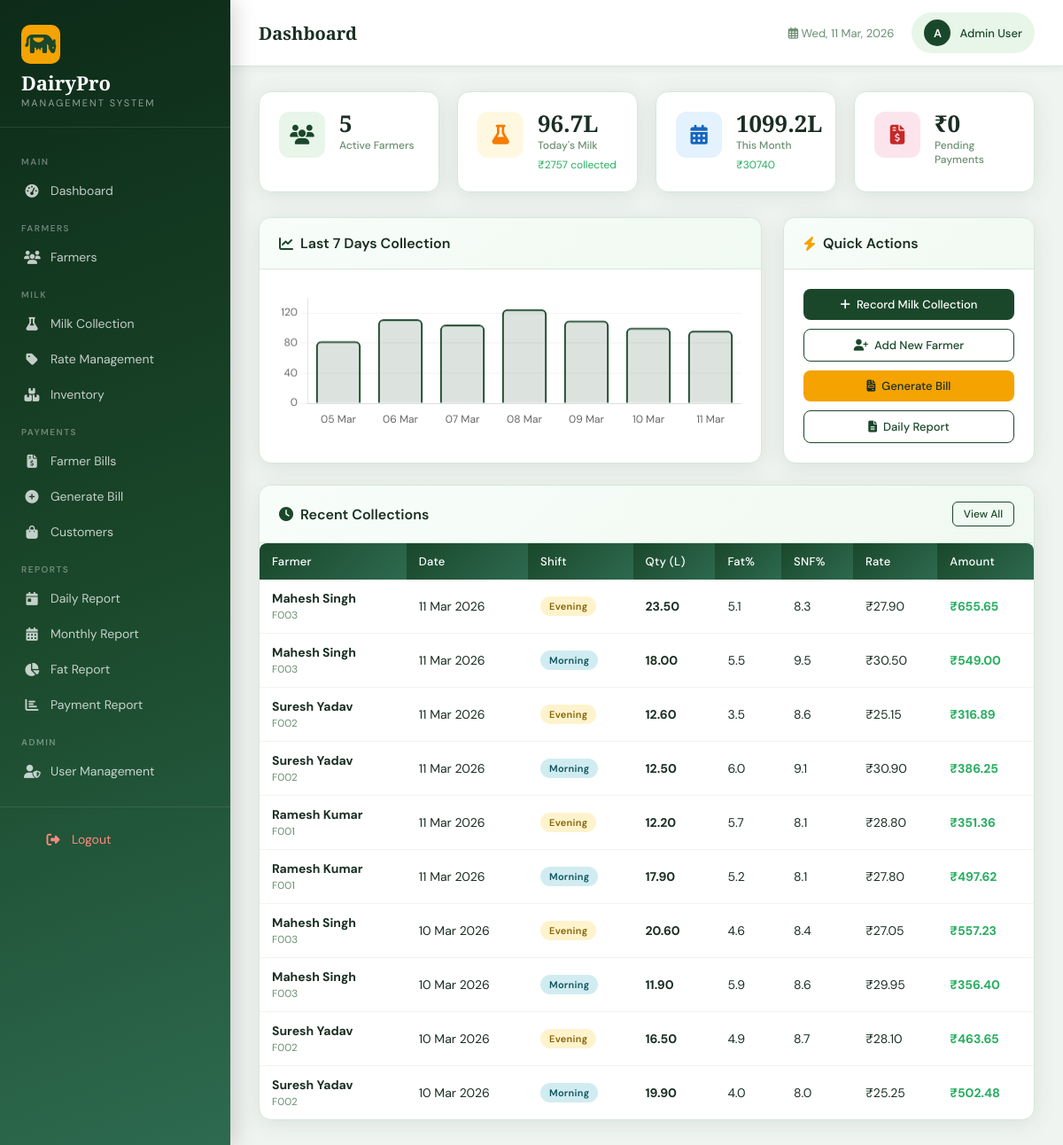
The app's page / (signed in) with its own data.
### milk_collection/models.py (models this page shows, shortened)
class MilkCollection(models.Model):
    SHIFT_CHOICES = [('morning', 'Morning'), ('evening', 'Evening')]
    farmer = models.ForeignKey(Farmer, on_delete=models.CASCADE, related_name='collections')
    date = models.DateField()
    shift = models.CharField(max_length=10, choices=SHIFT_CHOICES)
    quantity = models.DecimalField(max_digits=8, decimal_places=2)
    fat = models.DecimalField(max_digits=4, decimal_places=1)
    snf = models.DecimalField(max_digits=4, decimal_places=1)
    rate = models.DecimalField(max_digits=8, decimal_places=2, default=0)
    total_amount = models.DecimalField(max_digits=10, decimal_places=2, default=0)
    created_at = models.DateTimeField(auto_now_add=True)
    updated_at = models.DateTimeField(auto_now=True)
    class Meta:
        ordering = ['-date', '-shift']
        unique_together = ['farmer', 'date', 'shift']

### farmers/models.py (models this page shows, shortened)
class Farmer(models.Model):
    farmer_id = models.CharField(max_length=20, unique=True)
    name = models.CharField(max_length=100)
    address = models.TextField()
    phone = models.CharField(max_length=15)
    email = models.EmailField(blank=True)
    bank_name = models.CharField(max_length=100, blank=True)
    account_number = models.CharField(max_length=30, blank=True)
    ifsc_code = models.CharField(max_length=20, blank=True)
    joining_date = models.DateField()
    is_active = models.BooleanField(default=True)
    photo = models.ImageField(upload_to='farmers/', blank=True, null=True)
    created_at = models.DateTimeField(auto_now_add=True)
    updated_at = models.DateTimeField(auto_now=True)
    class Meta:
        ordering = ['farmer_id']

### core/views.py (the view)
# urls.py: path('', views.dashboard, name='dashboard_root'),
@login_required
def dashboard(request):
    today = date.today()
    this_month_start = today.replace(day=1)
    total_farmers = Farmer.objects.filter(is_active=True).count()
    today_collections = MilkCollection.objects.filter(date=today)
    today_milk = today_collections.aggregate(Sum('quantity'))['quantity__sum'] or 0
    today_amount = today_collections.aggregate(Sum('total_amount'))['total_amount__sum'] or 0
    month_collections = MilkCollection.objects.filter(date__gte=this_month_start)
    month_milk = month_collections.aggregate(Sum('quantity'))['quantity__sum'] or 0
    month_amount = month_collections.aggregate(Sum('total_amount'))['total_amount__sum'] or 0
    pending_payments = Payment.objects.filter(status__in=['pending', 'partial'])
    pending_amount = pending_payments.aggregate(Sum('total_amount'))['total_amount__sum'] or 0
    total_customers = Customer.objects.filter(is_active=True).count()
    low_stock_items = Inventory.objects.filter(current_stock__lte=models_min_stock()).count() if False else 0
    chart_labels = []
    chart_data = []
    for i in range(6, -1, -1):
        d = today - timedelta(days=i)
        qty = MilkCollection.objects.filter(date=d).aggregate(Sum('quantity'))['quantity__sum'] or 0
        chart_labels.append(d.strftime('%d %b'))
        chart_data.append(float(qty))
    recent_collections = MilkCollection.objects.select_related('farmer').order_by('-date', '-created_at')[:10]
    context = {
        'total_farmers': total_farmers,
        'today_milk': today_milk,
        'today_amount': today_amount,
        'month_milk': month_milk,
        'month_amount': month_amount,
        'pending_amount': pending_amount,
        'total_customers': total_customers,
        'chart_labels': chart_labels,
        'chart_data': chart_data,
        'recent_collections': recent_collections,
        'today': today,
    }
    return render(request, 'core/dashboard.html', context)

### templates/core/dashboard.html (shortened to what this page needs)
{% extends 'base.html' %}
{% block page_title %}Dashboard{% endblock %}
{% block content %}
<div class="stats-grid">
    <div class="stat-card">
        <div class="stat-icon green"><i class="fas fa-users"></i></div>
        <div class="stat-info">
            <div class="stat-value">{{ total_farmers }}</div>
            <div class="stat-label">Active Farmers</div>
        </div>
    </div>
    <div class="stat-card">
        <div class="stat-icon amber"><i class="fas fa-flask"></i></div>
        <div class="stat-info">
            <div class="stat-value">{{ today_milk|floatformat:1 }}L</div>
            <div class="stat-label">Today's Milk</div>
            <div class="stat-sub">₹{{ today_amount|floatformat:0 }} collected</div>
        </div>
    </div>
    <div class="stat-card">
        <div class="stat-icon blue"><i class="fas fa-calendar-alt"></i></div>
        <div class="stat-info">
            <div class="stat-value">{{ month_milk|floatformat:1 }}L</div>
            <div class="stat-label">This Month</div>
            <div class="stat-sub">₹{{ month_amount|floatformat:0 }}</div>
        </div>
    </div>
    <div class="stat-card">
        <div class="stat-icon red"><i class="fas fa-file-invoice-dollar"></i></div>
        <div class="stat-info">
            <div class="stat-value">₹{{ pending_amount|floatformat:0 }}</div>
            <div class="stat-label">Pending Payments</div>
        </div>
    </div>
</div>
<div style="display:grid;grid-template-columns:2fr 1fr;gap:24px;margin-bottom:24px;">
    <div class="card">
        <div class="card-header">
            <h3><i class="fas fa-chart-line" style="color:var(--primary)"></i> Last 7 Days Collection</h3>
        </div>
        <div class="card-body">
            <canvas id="collectionChart" height="90"></canvas>
        </div>
    </div>
    <div class="card">
        <div class="card-header">
            <h3><i class="fas fa-bolt" style="color:var(--accent)"></i> Quick Actions</h3>
        </div>
        <div class="card-body" style="display:flex;flex-direction:column;gap:10px;">
            <a href="{% url 'collection_add' %}" class="btn btn-primary" style="justify-content:center;"><i class="fas fa-plus"></i> Record Milk Collection</a>
            <a href="{% url 'farmer_add' %}" class="btn btn-outline" style="justify-content:center;"><i class="fas fa-user-plus"></i> Add New Farmer</a>
            <a href="{% url 'generate_bill' %}" class="btn btn-accent" style="justify-content:center;"><i class="fas fa-file-invoice"></i> Generate Bill</a>
            <a href="{% url 'daily_report' %}" class="btn btn-outline" style="justify-content:center;"><i class="fas fa-file-alt"></i> Daily Report</a>
        </div>
    </div>
</div>
<div class="card">
    <div class="card-header">
        <h3><i class="fas fa-clock" style="color:var(--primary)"></i> Recent Collections</h3>
        <a href="{% url 'collection_list' %}" class="btn btn-sm btn-outline">View All</a>
    </div>
    <div class="card-body" style="padding:0;">
        <div class="table-wrapper">
            <table>
                <thead><tr><th>Farmer</th><th>Date</th><th>Shift</th><th>Qty (L)</th><th>Fat%</th><th>SNF%</th><th>Rate</th><th>Amount</th></tr></thead>
                <tbody>
                {% for c in recent_collections %}
                <tr>
                    <td><strong>{{ c.farmer.name }}</strong><br><small style="color:var(--text-muted)">{{ c.farmer.farmer_id }}</small></td>
                    <td>{{ c.date|date:"d M Y" }}</td>
                    <td><span class="badge {% if c.shift == 'morning' %}badge-info{% else %}badge-warning{% endif %}">{{ c.shift|title }}</span></td>
                    <td><strong>{{ c.quantity }}</strong></td>
                    <td>{{ c.fat }}</td>
                    <td>{{ c.snf }}</td>
                    <td>₹{{ c.rate|floatformat:2 }}</td>
                    <td><strong style="color:var(--success)">₹{{ c.total_amount|floatformat:2 }}</strong></td>
                </tr>
                {% empty %}
                <tr><td colspan="8" style="text-align:center;padding:30px;color:var(--text-muted);">No collections today</td></tr>
                {% endfor %}
                </tbody>
            </table>
        </div>
    </div>
</div>
{% endblock %}
{% block extra_js %}
<script>
const ctx = document.getElementById('collectionChart').getContext('2d');
new Chart(ctx, {
    type: 'bar',
    data: {
        labels: {{ chart_labels|safe }},
        datasets: [{
            label: 'Litres Collected',
            data: {{ chart_data|safe }},
            backgroundColor: 'rgba(26,71,42,0.15)',
            borderColor: '#1a472a',
            borderWidth: 2,
            borderRadius: 6,
            fill: true
        }]
    },
    options: {
        responsive: true,
        plugins: { legend: { display: false } },
        scales: {
            y: { beginAtZero: true, grid: { color: 'rgba(0,0,0,0.05)' }, ticks: { font: { family: 'DM Sans' } } },
            x: { grid: { display: false }, ticks: { font: { family: 'DM Sans' } } }
        }
    }
});
</script>
{% endblock %}

### templates/base.html (shortened to what this page needs)
<!DOCTYPE html>
<html lang="en">
<head>
    <link href="https://cdnjs.cloudflare.com/ajax/libs/font-awesome/6.4.0/css/all.min.css" rel="stylesheet">
</head>
<body>
    {% if user.is_authenticated %}
    <aside class="sidebar" id="sidebar">
        <div class="sidebar-brand">
            <div class="logo-icon"><i class="fas fa-cow"></i></div>
            <h1>DairyPro</h1>
            <span>Management System</span>
        </div>
        <nav>
            <div class="nav-section-title">Main</div>
            <a href="{% url 'dashboard' %}" class="nav-link {% if request.resolver_match.url_name == 'dashboard' %}active{% endif %}">
                <i class="fas fa-tachometer-alt"></i> Dashboard
            </a>
            <div class="nav-section-title">Farmers</div>
            <a href="{% url 'farmer_list' %}" class="nav-link {% if 'farmer' in request.resolver_match.url_name %}active{% endif %}">
                <i class="fas fa-users"></i> Farmers
            </a>
            <div class="nav-section-title">Milk</div>
            <a href="{% url 'collection_list' %}" class="nav-link {% if 'collection' in request.resolver_match.url_name %}active{% endif %}">
                <i class="fas fa-flask"></i> Milk Collection
            </a>
            <a href="{% url 'milk_rates' %}" class="nav-link {% if request.resolver_match.url_name == 'milk_rates' %}active{% endif %}">
                <i class="fas fa-tag"></i> Rate Management
            </a>
            <a href="{% url 'inventory_list' %}" class="nav-link {% if 'inventory' in request.resolver_match.url_name %}active{% endif %}">
                <i class="fas fa-boxes"></i> Inventory
            </a>
            <div class="nav-section-title">Payments</div>
            <a href="{% url 'payment_list' %}" class="nav-link {% if request.resolver_match.url_name == 'payment_list' %}active{% endif %}">
                <i class="fas fa-file-invoice-dollar"></i> Farmer Bills
            </a>
            <a href="{% url 'generate_bill' %}" class="nav-link {% if request.resolver_match.url_name == 'generate_bill' %}active{% endif %}">
                <i class="fas fa-plus-circle"></i> Generate Bill
            </a>
            <a href="{% url 'customer_list' %}" class="nav-link {% if 'customer' in request.resolver_match.url_name %}active{% endif %}">
                <i class="fas fa-shopping-bag"></i> Customers
            </a>
            <div class="nav-section-title">Reports</div>
            <a href="{% url 'daily_report' %}" class="nav-link {% if request.resolver_match.url_name == 'daily_report' %}active{% endif %}">
                <i class="fas fa-calendar-day"></i> Daily Report
            </a>
            <a href="{% url 'monthly_report' %}" class="nav-link {% if request.resolver_match.url_name == 'monthly_report' %}active{% endif %}">
                <i class="fas fa-calendar-alt"></i> Monthly Report
            </a>
            <a href="{% url 'fat_report' %}" class="nav-link {% if request.resolver_match.url_name == 'fat_report' %}active{% endif %}">
                <i class="fas fa-chart-pie"></i> Fat Report
            </a>
            <a href="{% url 'payment_report' %}" class="nav-link {% if request.resolver_match.url_name == 'payment_report' %}active{% endif %}">
                <i class="fas fa-chart-bar"></i> Payment Report
            </a>
            {% if user.is_superuser %}
            <div class="nav-section-title">Admin</div>
            <a href="{% url 'user_management' %}" class="nav-link {% if request.resolver_match.url_name == 'user_management' %}active{% endif %}">
                <i class="fas fa-user-shield"></i> User Management
            </a>
            {% endif %}
            <div style="margin-top: 20px; padding: 16px 24px; border-top: 1px solid rgba(255,255,255,0.1);">
                <a href="{% url 'logout' %}" class="nav-link" style="color: #ff8a80; border-radius: 8px;">
                    <i class="fas fa-sign-out-alt"></i> Logout
                </a>
            </div>
        </nav>
    </aside>
    <div class="main-content">
        <div class="topbar">
            <div style="display:flex;align-items:center;gap:14px;">
                <div class="topbar-title">{% block page_title %}Dashboard{% endblock %}</div>
            </div>
            <div class="topbar-right">
                <div class="topbar-date"><i class="far fa-calendar-alt"></i> <span id="current-date"></span></div>
                <a href="{% url 'profile' %}" class="user-badge">
                    <div class="avatar">{{ user.first_name|first|upper|default:user.username|first|upper }}</div>
                    <span style="font-size:13px;font-weight:500;">{{ user.get_full_name|default:user.username }}</span>
                </a>
            </div>
        </div>
        <div class="content-area">
            {% block content %}{% endblock %}
        </div>
    </div>
    {% else %}
        {% block auth_content %}{% endblock %}
    {% endif %}
    {% block extra_js %}{% endblock %}
</body>
</html>

### records on screen
MilkCollection: farmer.name "Mahesh Singh", farmer.farmer_id "F003", date "11 Mar 2026", shift "Evening", quantity "23.50", fat "5.1", snf "8.3", rate "27.90", total_amount "655.65"
MilkCollection: farmer.name "Mahesh Singh", farmer.farmer_id "F003", date "11 Mar 2026", shift "Morning", quantity "18.00", fat "5.5", snf "9.5", rate "30.50", total_amount "549.00"
MilkCollection: farmer.name "Suresh Yadav", farmer.farmer_id "F002", date "11 Mar 2026", shift "Evening", quantity "12.60", fat "3.5", snf "8.6", rate "25.15", total_amount "316.89"
MilkCollection: farmer.name "Suresh Yadav", farmer.farmer_id "F002", date "11 Mar 2026", shift "Morning", quantity "12.50", fat "6.0", snf "9.1", rate "30.90", total_amount "386.25"
MilkCollection: farmer.name "Ramesh Kumar", farmer.farmer_id "F001", date "11 Mar 2026", shift "Evening", quantity "12.20", fat "5.7", snf "8.1", rate "28.80", total_amount "351.36"
MilkCollection: farmer.name "Ramesh Kumar", farmer.farmer_id "F001", date "11 Mar 2026", shift "Morning", quantity "17.90", fat "5.2", snf "8.1", rate "27.80", total_amount "497.62"
MilkCollection: farmer.name "Mahesh Singh", farmer.farmer_id "F003", date "10 Mar 2026", shift "Evening", quantity "20.60", fat "4.6", snf "8.4", rate "27.05", total_amount "557.23"
MilkCollection: farmer.name "Mahesh Singh", farmer.farmer_id "F003", date "10 Mar 2026", shift "Morning", quantity "11.90", fat "5.9", snf "8.6", rate "29.95", total_amount "356.40"
MilkCollection: farmer.name "Suresh Yadav", farmer.farmer_id "F002", date "10 Mar 2026", shift "Evening", quantity "16.50", fat "4.9", snf "8.7", rate "28.10", total_amount "463.65"
MilkCollection: farmer.name "Suresh Yadav", farmer.farmer_id "F002", date "10 Mar 2026", shift "Morning", quantity "19.90", fat "4.0", snf "8.0", rate "25.25", total_amount "502.48"

### other values on screen
{{ user.first_name|first|upper|default:user.username|first|upper }} "A"
{{ user.get_full_name|default:user.username }} "Admin User"
{{ total_farmers }} "5"
{{ today_milk|floatformat:1 }} "96.7"
{{ today_amount|floatformat:0 }} "2757"
{{ month_milk|floatformat:1 }} "1099.2"
{{ month_amount|floatformat:0 }} "30740"
{{ pending_amount|floatformat:0 }} "0"
chart data {{ chart_data|safe }} [82.6, 111.8, 104.5, 125.2, 109.9, 100.4, 96.7]
